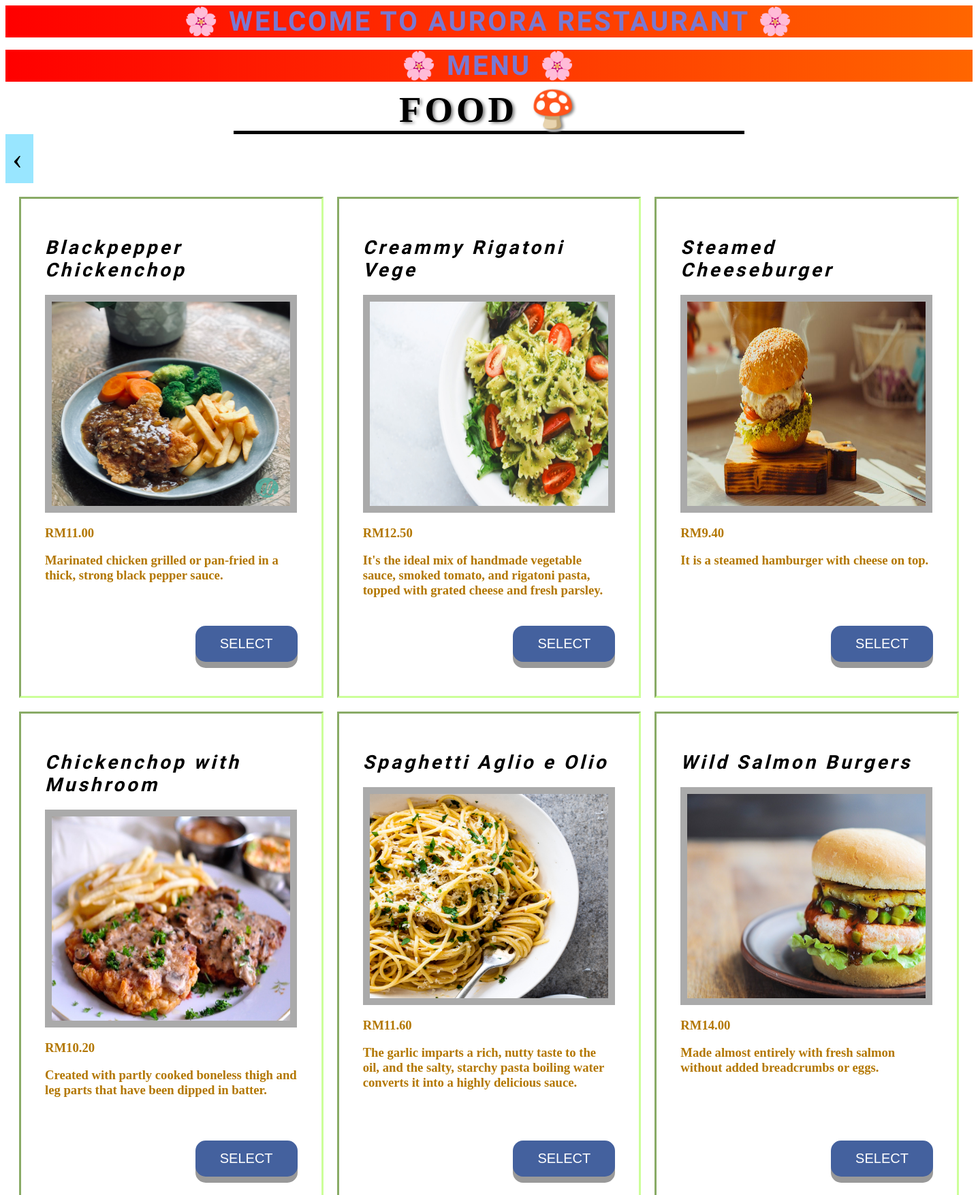
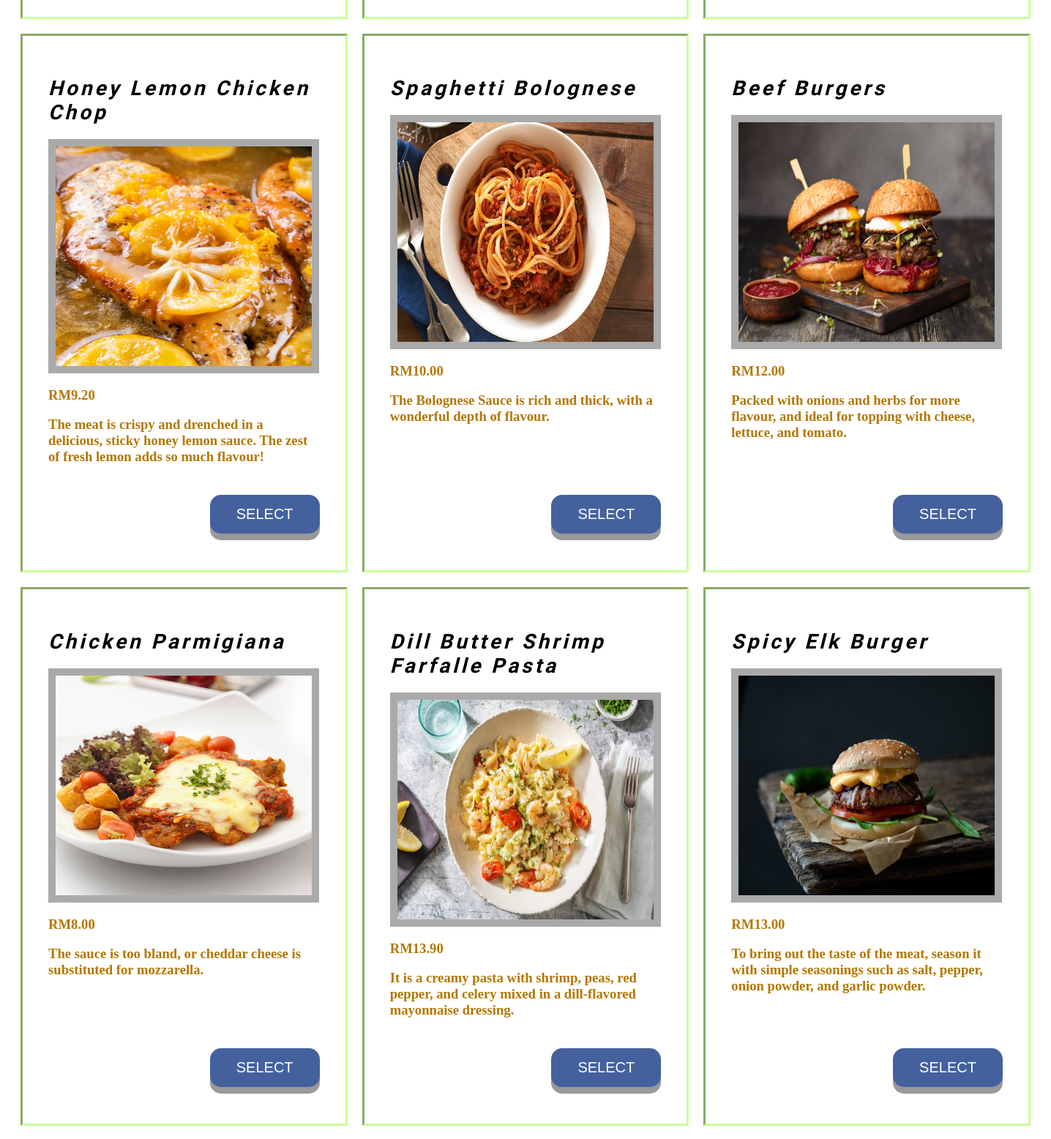
/menu.php (signed in, upper part), run on the app's committed database (2 pictures, top to bottom).
### tables this page shows
CREATE TABLE `food` (
  `food_id` int(4) UNSIGNED NOT NULL,
  `food_code` varchar(100) NOT NULL,
  `food_name` varchar(100) NOT NULL,
  `food_price` float NOT NULL,
  `food_description` text NOT NULL,
  `food_image` varchar(255) NOT NULL,
  `food_stock` int(4) NOT NULL,
  `food_status` varchar(100) NOT NULL,
  `admin_id` int(4) UNSIGNED NOT NULL,
  `cate_id` int(4) UNSIGNED NOT NULL,
  `active` varchar(10) NOT NULL
);

### menu.php (the view, shortened to what this page needs)
<?php
require_once('./php/dbconnect.php');
?>
<!DOCTYPE html>
<html>
<head>
    <link rel="stylesheet" href="./css/style.css">
</head>
<body>
    <div class="header">
        <div id="title">
            <h1>&#127800; WELCOME TO Aurora Restaurant &#127800;</h1>
        </div>
        <br />
        <div id="title">
            <h1>&#127800; MENU &#127800;</h1>
        </div>
    </div>
    <div id="menu">FOOD &#127812;</div>
    <a href="index.php" class="previous round">&#8249;</a>
    <table id="food" align="center" cellpadding="15px" cellspacing="20px">
        <?php
        $result = mysqli_query($con, "SELECT * FROM food WHERE active='Yes' ");
        $counter = 0;
        while ($row = mysqli_fetch_assoc($result)) {
            if ($counter % 3 == 0) {
                echo "<tr>";
            }
            echo "<td style='height: 700px;'>
                    <div class='leftcolumn'>
                        <div class='card'>
                            <div id='menu-name'><h2>" . $row["food_name"] . "</h2></div>
                            <div class='fake-image'><img src='Food/" . $row["food_image"] . "'></div>
                            <p>RM" . number_format((float)$row['food_price'], 2, '.', '') . "</p>
                            <p>" . $row['food_description'] . "</p>
                            <button class='button' value='" . $row["food_id"] . ",," . $row["food_name"] . ",," . $row["food_price"] . "'  onclick='select(this)'>SELECT</button>
                        </div>
                    </div>
            </td>";
            if ($counter - 2 % 3 == 0) {
                echo "</tr>";
            }
            $counter++;
        }
        ?>
    </table>
</body>
</html>

### css/style.css (style rules this page uses)
body { background-image: url("https://images.unsplash.com/photo-1558346648-9757f2fa4474?ixlib=rb-1.2.1&ixid=MnwxMjA3fDB8MHxwaG90by1wYWdlfHx8fGVufDB8fHx8&auto=format&fit=crop&w=1470&q=80"); background-repeat: no-repeat; background-size: 100%; background-attachment: fixed; background-position: center; }
#title h1 { margin: 0; padding: 0; text-align: center; font-size: 40px; font-family: "Sigmar One", cursive; color: #7979d2; text-transform: uppercase; background-image: linear-gradient(to right, #f00, #ff0, #0ff, #0f0, #00f); background-clip: padding-box; animation: animate 20s linear infinite; background-size: 1000%; background-color: turquoise; letter-spacing: 3px; }
#menu { margin: auto; border-bottom: 5px solid black; width: 750px; text-shadow: 3px 2px 4px gray, 2px 3px 2px white; text-align: center; font-size: 40pt; font-family: Jokerman; font-weight: bold; margin-top: 10px; letter-spacing: 5px; }
table#food td, table#food td { vertical-align: top; position: relative; }
.leftcolumn { width: 100%; display: inline-block; height: 100%; }
.fake-image img { background-color: #aaa; margin-top: 20px; width: 350px; height: 300px; padding: 10px; display: inline-grid; }
.card { background-color: white; padding: 20px; margin-top: 20px; display: inline-block; height: 90%; }
.card * { vertical-align: top; }
.card button { position: absolute; right: 35px; bottom: 50px; }
#food td { width: 500px; }
td { border: 3px solid #ccff99; border-style: inset; }
p { font-family: "Fredoka", cursive; font-weight: bold; font-size: 14pt; color: #b37700; }
#menu-name h2 { font-family: "Bubblegum Sans", cursive; margin-top: 2px; font-size: 21pt; font-style: italic; margin: auto; letter-spacing: 4px; }
.button { padding: 15px 15px; font-size: 20px; text-align: center; cursor: pointer; outline: none; color: #fff; background-color: #44619e; border: none; border-radius: 15px; box-shadow: 0 9px #999; width: 150px; float: right; }
a { text-decoration: blue; font-size: 45px; display: inline-block; padding: 10px 16px 10px 10px; }
.previous { background-color: #99e6ff; color: black; }

### data on the page
food: food_name "Blackpepper Chickenchop", food_image (picture), food_price "11.00", food_description "Marinated chicken grilled or pan-fried in a thick, strong black pepper sauce."
food: food_name "Creammy Rigatoni Vege", food_image (picture), food_price "12.50", food_description "It's the ideal mix of handmade vegetable sauce, smoked tomato, and rigatoni pasta, topped with grated cheese and fresh parsley."
food: food_name "Steamed Cheeseburger", food_image (picture), food_price "9.40", food_description "It is a steamed hamburger with cheese on top."
food: food_name "Chickenchop with Mushroom", food_image (picture), food_price "10.20", food_description "Created with partly cooked boneless thigh and leg parts that have been dipped in batter."
food: food_name "Spaghetti Aglio e Olio", food_image (picture), food_price "11.60", food_description "The garlic imparts a rich, nutty taste to the oil, and the salty, starchy pasta boiling water converts it into a highly delicious sauce."
food: food_name "Wild Salmon Burgers", food_image (picture), food_price "14.00", food_description "Made almost entirely with fresh salmon without added breadcrumbs or eggs."
food: food_name "Honey Lemon Chicken Chop", food_image (picture), food_price "9.20", food_description "The meat is crispy and drenched in a delicious, sticky honey lemon sauce. The zest of fresh lemon adds so much flavour!"
food: food_name "Spaghetti Bolognese", food_image (picture), food_price "10.00", food_description "The Bolognese Sauce is rich and thick, with a wonderful depth of flavour."
food: food_name "Beef Burgers", food_image (picture), food_price "12.00", food_description "Packed with onions and herbs for more flavour, and ideal for topping with cheese, lettuce, and tomato."
food: food_name "Chicken Parmigiana", food_image (picture), food_price "8.00", food_description "The sauce is too bland, or cheddar cheese is substituted for mozzarella."
food: food_name "Dill Butter Shrimp Farfalle Pasta", food_image (picture), food_price "13.90", food_description "It is a creamy pasta with shrimp, peas, red pepper, and celery mixed in a dill-flavored mayonnaise dressing."
food: food_name "Spicy Elk Burger", food_image (picture), food_price "13.00", food_description "To bring out the taste of the meat, season it with simple seasonings such as salt, pepper, onion powder, and garlic powder."
